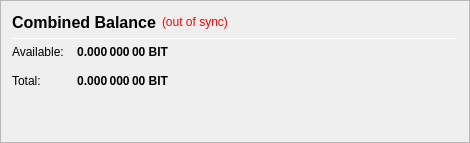
                   <widget class="QFrame" name="frame_CombinedBalances">
                    <property name="minimumSize">
                     <size>
                      <width>470</width>
                      <height>0</height>
                     </size>
                    </property>
                    <property name="frameShape">
                     <enum>QFrame::StyledPanel</enum>
                    </property>
                    <property name="frameShadow">
                     <enum>QFrame::Raised</enum>
                    </property>
                    <layout class="QVBoxLayout" name="verticalLayout_5">
                     <item>
                      <layout class="QHBoxLayout" name="horizontalLayout_5" stretch="0,0,0">
                       <item>
                        <widget class="QLabel" name="label_5z">
                         <property name="minimumSize">
                          <size>
                           <width>0</width>
                           <height>20</height>
                          </size>
                         </property>
                         <property name="font">
                          <font>
                           <pointsize>12</pointsize>
                           <weight>75</weight>
                           <bold>true</bold>
                          </font>
                         </property>
                         <property name="toolTip">
                          <string>Combined Balance (including unconfirmed and immature coins)</string>
                         </property>
                         <property name="text">
                          <string>Combined Balance</string>
                         </property>
                        </widget>
                       </item>
                       <item>
                        <widget class="QLabel" name="labelWalletStatus">
                         <property name="cursor">
                          <cursorShape>WhatsThisCursor</cursorShape>
                         </property>
                         <property name="toolTip">
                          <string>The displayed information may be out of date. Your wallet automatically synchronizes with the BitMoney network after a connection is established, but this process has not completed yet.</string>
                         </property>
                         <property name="styleSheet">
                          <string notr="true">QLabel { color: red; }</string>
                         </property>
                         <property name="text">
                          <string notr="true">(out of sync)</string>
                         </property>
                         <property name="alignment">
                          <set>Qt::AlignLeading|Qt::AlignLeft|Qt::AlignVCenter</set>
                         </property>
                        </widget>
                       </item>
                       <item>
                        <spacer name="horizontalSpacer_1">
                         <property name="orientation">
                          <enum>Qt::Horizontal</enum>
                         </property>
                         <property name="sizeHint" stdset="0">
                          <size>
                           <width>40</width>
                           <height>20</height>
                          </size>
                         </property>
                        </spacer>
                       </item>
                      </layout>
                     </item>
                     <item>
                      <widget class="Line" name="line_CombinedBalance">
                       <property name="minimumSize">
                        <size>
                         <width>0</width>
                         <height>1</height>
                        </size>
                       </property>
                       <property name="maximumSize">
                        <size>
                         <width>16777215</width>
                         <height>1</height>
                        </size>
                       </property>
                       <property name="orientation">
                        <enum>Qt::Horizontal</enum>
                       </property>
                      </widget>
                     </item>
                     <item>
                      <layout class="QGridLayout" name="gridLayout_3">
                       <property name="spacing">
                        <number>12</number>
                       </property>
                       <item row="1" column="0">
                        <widget class="QLabel" name="labelBalanceTextz">
                         <property name="text">
                          <string>Available:</string>
                         </property>
                        </widget>
                       </item>
                       <item row="1" column="1">
                        <widget class="QLabel" name="labelBalancez">
                         <property name="font">
                          <font>
                           <weight>75</weight>
                           <bold>true</bold>
                          </font>
                         </property>
                         <property name="cursor">
                          <cursorShape>IBeamCursor</cursorShape>
                         </property>
                         <property name="toolTip">
                          <string>Your current spendable balance</string>
                         </property>
                         <property name="text">
                          <string notr="true">0.000 000 00 BIT</string>
                         </property>
                         <property name="alignment">
                          <set>Qt::AlignRight|Qt::AlignTrailing|Qt::AlignVCenter</set>
                         </property>
                         <property name="textInteractionFlags">
                          <set>Qt::LinksAccessibleByMouse|Qt::TextSelectableByKeyboard|Qt::TextSelectableByMouse</set>
                         </property>
                        </widget>
                       </item>
                       <item row="2" column="0">
                        <widget class="QLabel" name="labelTotalTextz">
                         <property name="text">
                          <string>Total:</string>
                         </property>
                        </widget>
                       </item>
                       <item row="2" column="1">
                        <widget class="QLabel" name="labelTotalz">
                         <property name="font">
                          <font>
                           <weight>75</weight>
                           <bold>true</bold>
                          </font>
                         </property>
                         <property name="cursor">
                          <cursorShape>IBeamCursor</cursorShape>
                         </property>
                         <property name="toolTip">
                          <string>Total Balance, including all unavailable coins.</string>
                         </property>
                         <property name="text">
                          <string notr="true">0.000 000 00 BIT</string>
                         </property>
                         <property name="alignment">
                          <set>Qt::AlignRight|Qt::AlignTrailing|Qt::AlignVCenter</set>
                         </property>
                         <property name="textInteractionFlags">
                          <set>Qt::LinksAccessibleByMouse|Qt::TextSelectableByKeyboard|Qt::TextSelectableByMouse</set>
                         </property>
                        </widget>
                       </item>
                       <item row="2" column="3">
                        <spacer name="horizontalSpacer_2">
                         <property name="orientation">
                          <enum>Qt::Horizontal</enum>
                         </property>
                         <property name="sizeHint" stdset="0">
                          <size>
                           <width>40</width>
                           <height>20</height>
                          </size>
                         </property>
                        </spacer>
                       </item>
                      </layout>
                     </item>
                     <item>
                      <spacer name="verticalSpacer_1">
                       <property name="orientation">
                        <enum>Qt::Vertical</enum>
                       </property>
                       <property name="sizeHint" stdset="0">
                        <size>
                         <width>20</width>
                         <height>40</height>
                        </size>
                       </property>
                      </spacer>
                     </item>
                    </layout>
                   </widget>
